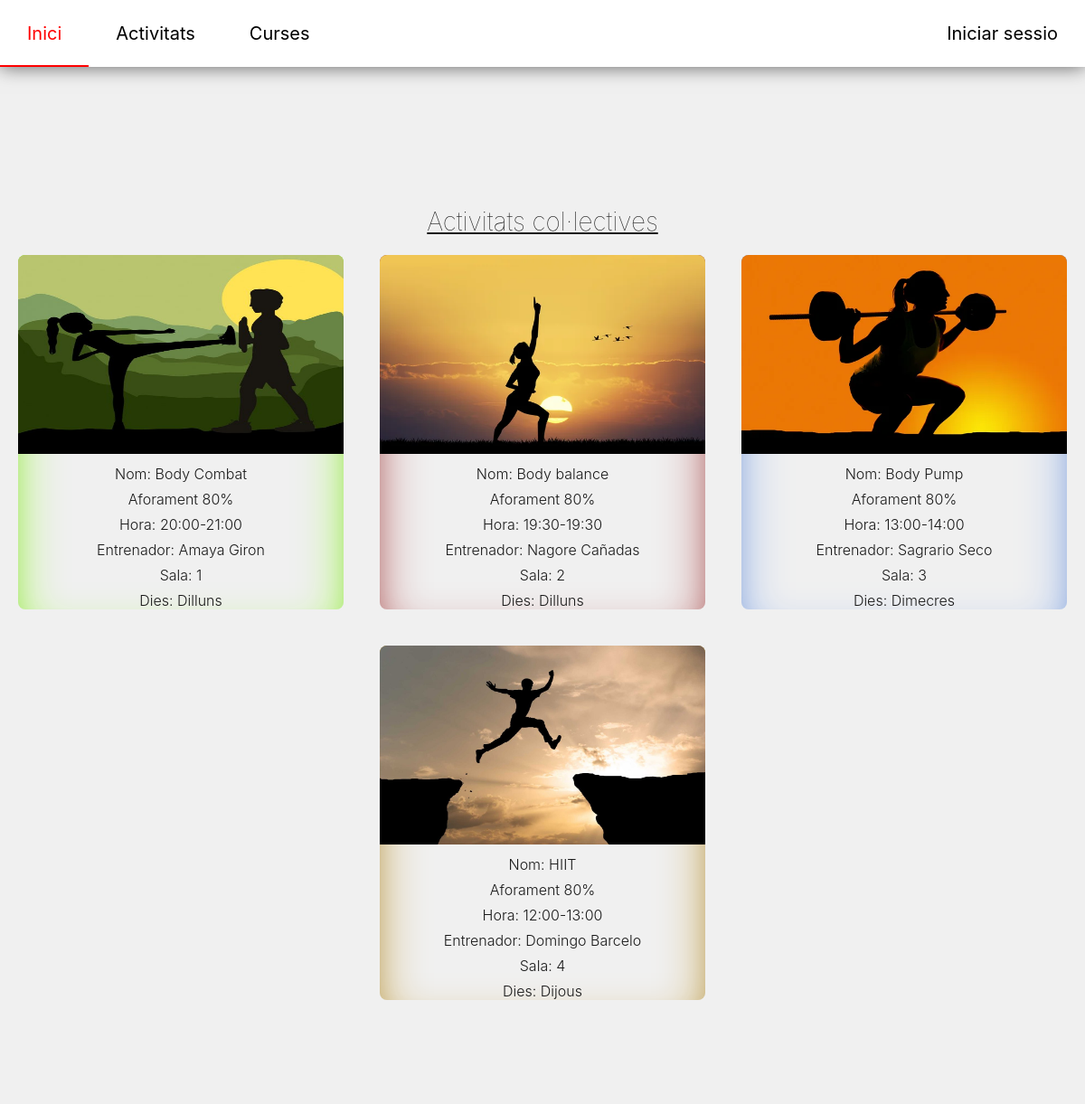
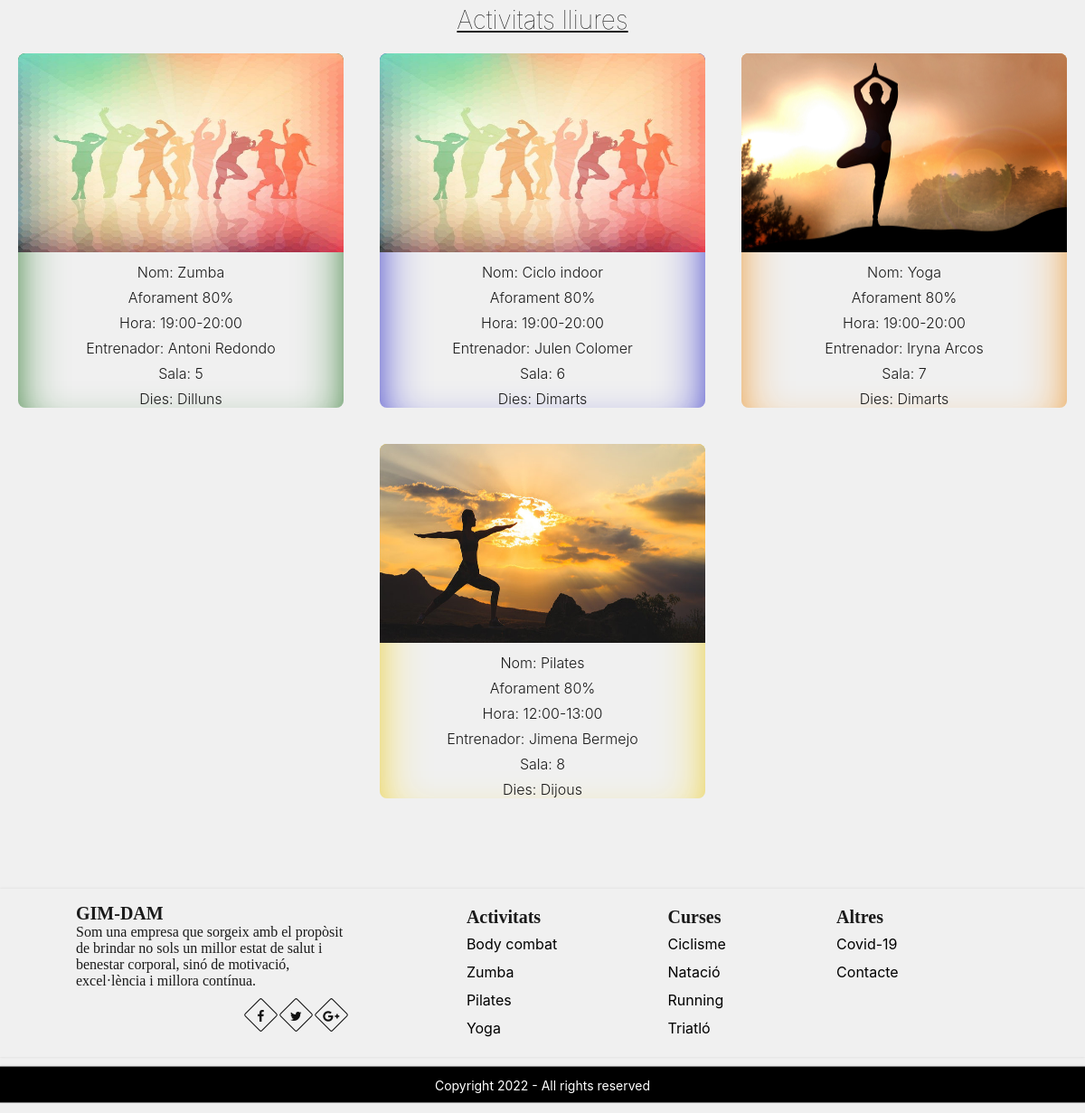
Page /Pagina_web/php/User/activitats.php on the committed database (2 pictures, top to bottom).
### tables this page shows
CREATE TABLE `activitats` (
  `id` int NOT NULL AUTO_INCREMENT,
  `id_sala` int NOT NULL,
  `nom` text NOT NULL,
  `descripcio` text NOT NULL,
  `hora_inici` time DEFAULT NULL,
  `hora_fi` time DEFAULT NULL,
  `img` text NOT NULL,
  `color` text NOT NULL,
  PRIMARY KEY (`id`),
  KEY `id_sala` (`id_sala`),
  CONSTRAINT `activitats_ibfk_1` FOREIGN KEY (`id_sala`) REFERENCES `sales` (`id`)
);

CREATE TABLE `monitors` (
  `id` int NOT NULL AUTO_INCREMENT,
  `id_sala` int NOT NULL,
  `nom` text NOT NULL,
  `cognom` text NOT NULL,
  `data_naix` date NOT NULL,
  `telefon` int NOT NULL,
  `salari` int NOT NULL,
  PRIMARY KEY (`id`),
  KEY `id_sala` (`id_sala`),
  CONSTRAINT `monitors_ibfk_1` FOREIGN KEY (`id_sala`) REFERENCES `sales` (`id`)
);

CREATE TABLE `sales` (
  `id` int NOT NULL AUTO_INCREMENT,
  `descripcio` text,
  `aforament` int DEFAULT NULL,
  PRIMARY KEY (`id`)
);

CREATE TABLE `dies` (
  `id` int NOT NULL AUTO_INCREMENT,
  `nom_dia` text NOT NULL,
  PRIMARY KEY (`id`)
);

### Pagina_web/php/User/activitats.php (the view, shortened to what this page needs)
<?php
include('database_connection.php');
?>
<!DOCTYPE html>
<html lang="es">
<head>
    <link rel="stylesheet" href="../../css/style.css" />
</head>
<body>
    <header class="header">
        <div class="nav">
            <div class="navbar" id="nav_button">
                <a href="../../index" class="active">Inici</a>
                <a href="activitats">Activitats</a>
                <a href="../../curses">Curses</a>
                <div class="dreta"><a href="login">Iniciar sessio</a></div>
            </div>
        </div>
    </header>
    <section class="section">
        <h1 class="t-activitats">Activitats col·lectives</h1>
        <div class="container-activitats">
            <?php
            $query = "SELECT activitats.nom as nom_act, activitats.color, activitats.id, sales.id, activitats.descripcio,
             date_format(activitats.hora_inici,'%H:%i') as hora_inici, date_format(activitats.hora_fi,'%H:%i') as hora_fi,
            activitats.img, monitors.nom,monitors.cognom
            FROM activitats, colectives,sales,monitors where activitats.id_sala = sales.id and sales.id = monitors.id_sala and
            colectives.id = activitats.id";
            $statement = $connect->prepare($query);
            $statement->execute();
            $result = $statement->fetchAll();
            foreach ($result as $row) {
            ?>
                <div class="card" style="box-shadow: <?php echo $row ['color']; ?> 0px 30px 60px -12px inset, rgba(0, 0, 0, 0.3) 0px 18px 36px -18px inset; ">
                    <img src="<?php echo $row['img']; ?>" alt="activitat">
                    <p name="asd">Nom: <?php echo $row['nom_act']; ?> </p>
                    <p>Aforament 80%</p>
                    <p>Hora: <?php echo $row["hora_inici"]; ?>-<?php echo $row["hora_fi"]; ?></p>
                    <p>Entrenador: <?php echo $row['nom']; ?> <?php echo $row['cognom']; ?></p>
                    <p>Sala: <?php echo $row['id']; ?></p>
                    <p> Dies:
                        <?php
                        $query = "select dies.nom_dia from dies,activitats,es_fa where es_fa.id_activitat = activitats.id and es_fa.id_dia = dies.id and activitats.id = $row[id]";
                        $statement = $connect->prepare($query);
                        $statement->execute();
                        $result = $statement->fetchAll();
                        foreach ($result as $row) {
                        ?>
                            <?php echo $row['nom_dia']; ?>
                        <?php
                        }
                        ?>
                    </p>
                </div>
            <?php
            }
            ?>
        </div>
        <div>
            <h1 class="t-activitats">Activitats lliures</h1>
            <div class="container-activitats">
                <?php
                $query = "SELECT activitats.nom as nom_act, activitats.id, activitats.color,sales.id, activitats.descripcio, date_format(activitats.hora_inici,'%H:%i') as hora_inici, date_format(activitats.hora_fi,'%H:%i') as hora_fi, activitats.img, monitors.nom,monitors.cognom
                FROM activitats, individuals,sales,monitors where activitats.id_sala = sales.id and sales.id = monitors.id_sala and individuals.id = activitats.id";
                $statement = $connect->prepare($query);
                $statement->execute();
                $result = $statement->fetchAll();
                foreach ($result as $row) {
                ?>
                    <div class="card" style="box-shadow: <?php echo $row['color']; ?> 0px 30px 60px -12px inset, rgba(0, 0, 0, 0.3) 0px 18px 36px -18px inset; ">
                        <img src="<?php echo $row['img']; ?>" alt="activitat">
                        <p>Nom: <?php echo $row['nom_act']; ?> </p>
                        <p>Aforament 80%</p>
                        <p>Hora: <?php echo $row["hora_inici"]; ?>-<?php echo $row["hora_fi"]; ?></p>
                        <p>Entrenador: <?php echo $row['nom']; ?> <?php echo $row['cognom']; ?></p>
                        <p>Sala: <?php echo $row['id']; ?></p>
                        <p> Dies:
                            <?php
                            $query = "select dies.nom_dia from dies,activitats,es_fa where es_fa.id_activitat = activitats.id and es_fa.id_dia = dies.id and activitats.id = $row[id]";
                            $statement = $connect->prepare($query);
                            $statement->execute();
                            $result = $statement->fetchAll();
                            foreach ($result as $row) {
                            ?>
                                <?php echo $row['nom_dia']; ?>
                            <?php
                            }
                            ?>
                        </p>
                    </div>
                <?php
                }
                ?>
            </div>
        </div>
    </section>
    <footer>
        <div class="foot1">
            <h2>GIM-DAM</h2>
            <p>Som una empresa que sorgeix amb el propòsit de brindar no sols un millor estat de salut i benestar corporal, sinó de motivació, excel·lència i millora contínua.
            </p>
            <div class="social">
                <a href="https://es-es.facebook.com/" title="Facebook" target="_blank"><i class="fa fa-facebook"></i></a>
                <a href="https://twitter.com/?lang=es" title="Twitter" target="_blank"><i class="fa fa-twitter"></i></a>
                <a href="https://www.google.com/intl/es/gmail/about/" title="Google+" target="_blank"><i class="fa fa-google-plus"></i></a>
            </div>
        </div>
        <div class="foot2">
            <div>
                <h2>Activitats</h2>
                <p><a href="">Body combat</a></p>
                <p><a href="">Zumba</a></p>
                <p><a href="">Pilates</a></p>
                <p><a href="">Yoga</a></p>
            </div>
            <div>
                <h2>Curses</h2>
                <p><a href="" target="blank">Ciclisme</a></p>
                <p><a href="" target="blank">Natació</a></p>
                <p><a href="" target="blank">Running</a></p>
                <p><a href="" target="blank">Triatló</a></p>
            </div>
            <div>
                <h2>Altres</h2>
                <p><a href="https://web.gencat.cat/es/activem/restriccions-territorials/catalunya/" target="blank">Covid-19</a></p>
                <p><a href="https://google.com" target="blank">Contacte</a></p>
            </div>
        </div>
    </footer>
    <div class="end">
        <span>Copyright 2022 - All rights reserved </span>
    </div>
</body>
</html>

### Pagina_web/php/User/database_connection.php (shortened to what this page needs)
<!DOCTYPE html>
<html lang="es">
<head>
</head>

### Pagina_web/css/style.css (style rules this page uses)
* { margin: 0; padding: 0; text-decoration: none; outline: none; border: none; list-style: none; font-family: "Montserrat", -apple-system, BlinkMacSystemFont, "Segoe UI", Roboto, "Helvetica Neue", Arial, "Noto Sans", sans-serif, "Apple Color Emoji", "Segoe UI Emoji", "Segoe UI Symbol", "Noto Color Emoji"; -webkit-box-sizing: border-box; -moz-box-sizing: border-box; -ms-box-sizing: border-box; -o-box-sizing: border-box; box-sizing: border-box; }
body { color: #1a1a1a; background-color: #f0f0f0; }
.dreta { float: right; }
.navbar { z-index: 1; width: 100%; background: #fff; box-shadow: 0 0 20px rgba(0, 0, 0, 0.6); position: fixed; }
.navbar a { float: left; display: block; color: black; padding: 25px 30px; font-size: 20px; background-image: linear-gradient(currentColor, currentColor); background-position: 50% 100%; background-repeat: no-repeat; background-size: 0% 2px; transition: background-size .3s; }
.section { padding-top: 8rem; }
.section .t-activitats { margin-top: 100px; text-decoration: underline !important; font-size: 28px; text-align: center; font-weight: 100; }
.container-activitats { display: flex; width: 100%; max-width: 1200px; height: auto; flex-wrap: wrap; justify-content: center; margin: auto; }
.container-activitats .card { width: 360px; height: 100%; border-radius: 8px; box-shadow: 0 2px 2px rgba(0, 0, 0, 0.2); overflow: hidden; margin: 20px; text-align: center; transition: all 0.25s; }
.container-activitats .card img { width: 360px; height: 220px; }
.container-activitats .card p { margin-top: 1vh; padding: 0 1rem; font-size: 16px; font-weight: 300; }
.section p { font-size: 30px; }
footer { width: 100%; cursor: pointer; box-shadow: 0 0 3px rgba(0, 0, 0, 0.1); display: flex; padding: 1rem 7%; margin-top: 10vh; }
.social { font-size: 14px; margin-top: 5%; margin-left: 60%; }
.social a { width: 25px; height: 25px; line-height: 25px !important; position: relative; margin: 0 5px; text-align: center; display: inline-block; color: #111; -webkit-transition: all 0.27s cubic-bezier(0.300, 0.100, 0.580, 1.000); -moz-transition: all 0.27s cubic-bezier(0.300, 0.100, 0.580, 1.000); -o-transition: all 0.27s cubic-bezier(0.300, 0.100, 0.580, 1.000); -ms-transition: all 0.27s cubic-bezier(0.300, 0.100, 0.580, 1.000); transition: all 0.27s cubic-bezier(0.300, 0.100, 0.580, 1.000); }
.social a i, .social a span { position: relative; top: 2px; left: 1px; }
.social a:before { content: ""; display: inline-block; width: 100%; height: 100%; position: absolute; top: 0; left: 0; border: 1px solid #111; -webkit-border-radius: 2px; -moz-border-radius: 2px; border-radius: 2px; -webkit-transform: rotate(45deg); -moz-transform: rotate(45deg); -o-transform: rotate(45deg); -ms-transform: rotate(45deg); transform: rotate(45deg); -webkit-transition: all 0.27s cubic-bezier(0.300, 0.100, 0.580, 1.000); -moz-transition: all 0.27s cubic-bezier(0.300, 0.100, 0.580, 1.000); -o-transition: all 0.27s cubic-bezier(0.300, 0.100, 0.580, 1.000); -ms-transition: all 0.27s cubic-bezier(0.300, 0.100, 0.580, 1.000); transition: all 0.27s cubic-bezier(0.300, 0.100, 0.580, 1.000); }
footer p { font-family: 'Nunito'; font-size: 16px; }
footer h2 { font-family: Georgia, 'Times New Roman', Times, serif; font-size: 20px; }
.foot1 { width: 30%; }
.foot2 { display: flex; justify-content: space-evenly; width: 70%; font-size: 15px; line-height: 30px; }
.foot2 a { color: black; }
.end { background-color: black; color: white; box-shadow: 0 0 3px rgba(0, 0, 0, 0.1); font-size: 14px; text-align: center; }

### rows in the picture
activitats: img (picture), nom "Body Combat", hora_inici "20:00", hora_fi "21:00", monitors.nom "Amaya", monitors.cognom "Giron", id_sala "1"
dies: nom_dia "Dilluns"
activitats: img (picture), nom "Body balance", hora_inici "19:30", hora_fi "19:30", monitors.nom "Nagore", monitors.cognom "Cañadas", id_sala "2"
activitats: img (picture), nom "Body Pump", hora_inici "13:00", hora_fi "14:00", monitors.nom "Sagrario", monitors.cognom "Seco", id_sala "3"
dies: nom_dia "Dimecres"
activitats: img (picture), nom "HIIT", hora_inici "12:00", hora_fi "13:00", monitors.nom "Domingo", monitors.cognom "Barcelo", id_sala "4"
dies: nom_dia "Dijous"
activitats: img (picture), nom "Zumba", hora_inici "19:00", hora_fi "20:00", monitors.nom "Antoni", monitors.cognom "Redondo", id_sala "5"
activitats: img (picture), nom "Ciclo indoor", hora_inici "19:00", hora_fi "20:00", monitors.nom "Julen", monitors.cognom "Colomer", id_sala "6"
dies: nom_dia "Dimarts"
activitats: img (picture), nom "Yoga", hora_inici "19:00", hora_fi "20:00", monitors.nom "Iryna", monitors.cognom "Arcos", id_sala "7"
activitats: img (picture), nom "Pilates", hora_inici "12:00", hora_fi "13:00", monitors.nom "Jimena", monitors.cognom "Bermejo", id_sala "8"
